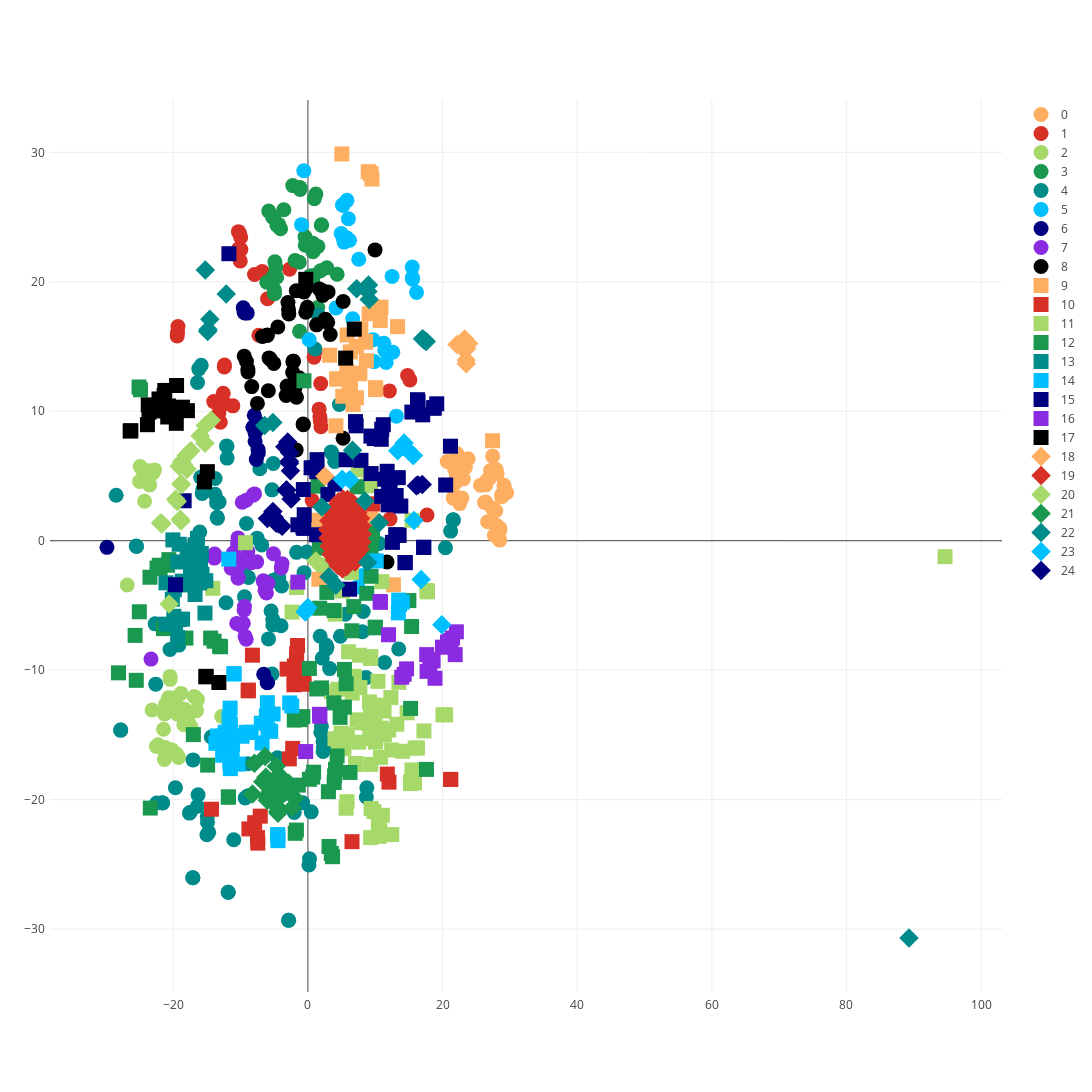

The cell this chart's notebook holds for it:
### Code cell
draw_embeddings(aspects__unique__filtered_df_tsne)

### Figure 1 — Plotly figure (JSON) as saved in the notebook; plotly's stock layout.template omitted (floating-point values rounded to 4 significant figures)
{"data": [{"marker": {"color": "rgb(253,174,97)", "size": 15, "symbol": 0}, "mode": "markers", "name": "0", "text": ["china", "europe", "california", "usa", "uk", "tn", "india", "japan", "asia", "hong kong", "texas", "florida", "nyc", "chicago", "italy", "canada", "france", "mexico", "manhattan", "london", "korea", "seattle", "australia", "england", "germany", "north america", "brazil", "america", "ireland", "ny", "hawaii", "spain", "nj", "los angeles", "atlanta", "houston", "africa", "boston"], "type": "scatter", "uid": "17f77d94-b61d-4a13-ab2a-fb09b8d3dff8", "x": [27.7, 28.76, 23.38, 26.42, 27.14, 20.69, 26.7, 28.52, 28.06, 28.49, 22.1, 23.13, 21.75, 22.08, 29.25, 26.6, 29.52, 25.64, 21.58, 27.44, 28.49, 22.03, 26.97, 27.95, 28.79, 26.23, 27.9, 26.41, 28.1, 22.54, 23.8, 29.13, 22.88, 23.09, 21.8, 21.99, 27.38, 21.8], "y": [0.4344, 3.551, 5.648, 4.312, 5.424, 6.119, 1.467, 0.9615, 1.18, 0.04639, 6.738, 6.187, 3.464, 4.701, 3.941, 4.67, 3.704, 4.291, 3.292, 6.534, 0.7703, 4.934, 4.835, 5.5, 3.405, 2.948, 2.309, 2.988, 5.171, 2.865, 6.334, 4.283, 3.296, 4.772, 5.524, 5.977, 2.52, 4.396]}, {"marker": {"color": "rgb(215,48,39)", "size": 15, "symbol": 0}, "mode": "markers", "name": "1", "text": ["lg", "sd", "panasonic", "walkman", "mb", "sanyo", "zune", "lcd", "sansa", "toshiba", "xm", "canon", "ibm", "rca", "ms", "mmc", "gb", "midi", "thinkpad", "nec", "vga", "wma", "phillips", "philips", "aac", "lenovo", "ram", "sd card", "dell", "sandisk", "hdmi", "compaq", "lg chocolate", "mhz", "gb sd", "wav"], "type": "scatter", "uid": "b5e24607-2dc6-42ba-abb7-499bcc12fb0e", "x": [1.091, -13.23, -6.799, -6.002, -11.15, -2.724, -7.287, -7.934, -12.39, -9.96, 12.1, 1.902, -10.32, -19.3, 12.2, -13.99, -12.39, 1.661, -10.14, 17.69, -19.42, 1.835, 15.15, 14.81, 1.933, -9.985, -12.59, -13.01, -10.05, -12.42, -19.37, -10.28, 0.9071, 0.6368, -12.74, 1.777], "y": [14.63, 9.87, 20.8, 18.69, 10.42, 20.97, 15.87, 20.57, 13.57, 22.49, 11.57, 12.14, 23.88, 16.54, 1.675, 10.75, 10.63, 10.16, 23.71, 1.991, 15.82, 9.264, 12.42, 12.76, 8.808, 23.43, 11.39, 9.151, 21.61, 13.42, 16.08, 22.55, 14.18, 3.105, 10.51, 9.577]}, {"marker": {"color": "rgb(166,217,106)", "size": 15, "symbol": 0}, "mode": "markers", "name": "2", "text": ["volume", "keyboard", "keys", "buttons", "keypad", "power button", "volume control", "controls", "volume buttons", "key", "qwerty", "volume controls", "button", "mouse", "functions", "pad", "key pad", "volume button", "volume adjustment", "sound volume", "power buttons", "function", "earpiece volume", "control buttons", "bluetooth keyboard", "speaker volume", "joystick", "function key", "screen keyboard", "touchpad", "stylus", "function keys", "volume key", "volume setting", "side buttons", "volume control buttons", "wireless keyboard", "function button", "qwerty keyboard"], "type": "scatter", "uid": "5f6c9531-6665-47c9-a8d3-3a3a7ed4c579", "x": [-17.33, -23.72, -21.32, -21.15, -25.01, -20.48, -18.22, -18.85, -19.48, -20.27, -24.92, -18.3, -21.29, -23.16, -22.51, -19.22, -19.52, -19.42, -17.36, -16.55, -20.46, -22.27, -16.89, -20.32, -23.04, -16.39, -26.84, -21.19, -12.81, -23.51, -24.27, -21.37, -18.43, -17.77, -20.69, -19.4, -22.78, -21.45, -24.55], "y": [-13.24, 5.41, -16.91, -12.65, 4.576, -10.48, -13.19, -11.8, -13.17, -16.14, 5.736, -13.02, -13.38, -13.08, -15.9, -16.75, -16.47, -13.39, -14.41, -13.13, -10.71, -15.77, -12.03, -12.16, 5.222, -12.28, -3.427, -15.97, -13.58, 4.314, 3.043, -16.14, -14.22, -13.95, -12.13, -12.78, 5.469, -14.57, 5.448]}, {"marker": {"color": "rgb(26,152,80)", "size": 15, "symbol": 0}, "mode": "markers", "name": "3", "text": ["motorola", "nokia", "verizon", "cingular", "sony", "sim", "sony ericsson", "nextel", "gsm", "tmobile", "ringtones", "slvr", "mms", "tracfone", "motorola razr", "audiovox", "wap", "gprs", "motorolla", "kyocera", "sonyericsson", "sony-ericsson", "cdma", "v60", "ericsson", "alltel", "ringtone", "n95", "sony ericsson t610", "sony ericsson 's", "sony ericcson", "sgh", "6600", "nokia n73", "nokia 6600", "ericson", "motorola h700", "nokia 3650", "imei"], "type": "scatter", "uid": "cc0d7604-066f-4bce-9f1e-48e8e219a039", "x": [0.3478, -4.604, -0.3961, 0.5905, -6.106, -1.241, -5.36, 0.7492, -2.253, -0.4337, 1.995, 2.8, 1.183, 1.486, 0.8748, -1.906, 0.9413, -1.158, 1.884, -1.279, -4.909, -4.956, -1.183, 1.457, -4.634, 0.7541, 2.018, -4.069, -4.974, -5.017, -5.213, 4.337, -5.821, -4.349, -5.256, -4.765, 0.7647, -5.103, -3.58], "y": [20.46, 24.38, 22.83, 22.9, 19.97, 16.17, 19.97, 22.33, 27.43, 23.48, 24.37, 21.08, 26.79, 22.74, 20.49, 21.65, 26.42, 27.13, 20.86, 21.52, 21.55, 19.08, 27.29, 18.02, 20.35, 22.98, 24.4, 24.1, 19.36, 19.16, 20.37, 20.59, 25.46, 24.43, 25.02, 21.14, 19.97, 24.95, 25.57]}, {"marker": {"color": "rgb(0,139,139)", "size": 15, "symbol": 0}, "mode": "markers", "name": "4", "text": ["works", "software", "design", "support", "interface", "signal", "memory", "outlook", "applications", "install", "reception", "tech support", "menu", "program", "operate", "hardware", "built", "construction", "programs", "radio shack", "drive", "setup", "customer support", "installation", "system", "graphics", "specs", "headset works", "verizon wireless", "user interface", "sync", "connectivity", "processor", "signal strength", "menus", "operating system", "product works", "operation", "connection", "layout", "led", "speed", "easy", "memory card", "manual", "new", "hard drive", "connect", "instructions", "functionality", "calendar", "build", "motorola phone tools", "discovery", "i drive", "menu system", "external antenna", "new york", "navigate", "wireless", "lg cu500", "antenna", "technical support", "work", "suite", "driver", "motorola e815", "contacts", "monitor", "phone works", "media player", "documentation", "multipoint technology", "pdf", "update", "boot", "email", "disk", "home", "call center", "service center", "excel", "office", "explorer", "speakerphone works", "dialing works", "mic works", "free", "wifi", "item works", "defender", "settings", "microphone works", "the logitech mobile freedom", "organizer", "application", "usage", "data", "components", "standby", "alarm", "car", "powerpoint", "worked", "alarm clock", "handy", "new york city", "text messaging", "bluetooth works"], "type": "scatter", "uid": "4f85bb1e-f6af-4af1-8659-95fb175587aa", "x": [2.257, -12.17, 0.2345, -5.227, -21.58, -9.322, -12.02, -0.5743, -11.84, -17.1, -4.525, -5.215, -17.48, -2.871, -14.74, -5.855, 0.4866, -2.031, -2.873, -28.49, 2.826, -16.32, -5.476, -17.09, -14.95, -8.895, -1.684, -13.57, -15.85, -21.64, -13.79, -15.94, -12.0, -8.868, -17.61, -14.92, 1.91, -15.01, -15.6, 0.1481, 8.212, -20.49, 8.75, -12.09, -22.61, 21.2, 2.729, -15.72, 4.815, -22.45, 8.092, -0.778, -9.13, 4.667, 2.73, -16.43, -25.45, 21.59, 11.38, -16.22, 1.051, -25.51, -5.011, 2.309, -7.145, 1.815, 1.532, -8.832, -14.36, -9.582, -5.332, -4.001, -0.1568, 3.974, 20.43, 3.227, -6.861, 2.129, 8.613, -4.335, -5.228, 3.464, -3.911, -5.149, -13.19, -9.423, -13.45, 13.49, -16.4, 2.007, 10.59, -17.06, -13.48, -5.34, 5.534, -11.84, -19.16, -19.68, -11.02, -22.69, -27.82, -16.07, 3.56, 2.255, -27.81, 8.676, 21.59, -7.546, -13.8], "y": [-15.49, -4.794, -24.57, -6.072, -20.27, -19.88, 7.286, -2.467, -27.15, -26.04, -16.77, -6.512, -20.98, -29.32, -22.53, -7.586, -20.95, -21.0, -29.32, 3.507, -8.237, -19.63, -5.43, -26.04, -21.32, -17.24, -0.9006, 2.937, 13.55, -20.24, 4.801, 4.894, 6.383, -19.69, -21.04, -21.76, -14.8, -22.72, 3.993, -25.05, -5.474, -8.401, -19.08, 7.323, -11.08, 0.7407, -8.363, 3.656, -7.383, -20.26, -7.039, -20.25, 1.332, 10.53, -8.083, -20.52, -0.4409, 1.612, -9.405, 13.28, 14.81, -0.4133, -6.36, -15.95, 5.558, -7.378, 17.44, -2.834, -15.16, -2.143, -10.3, -6.567, -0.8736, 6.129, -0.548, -9.88, -0.3353, -9.068, -10.58, -2.841, -3.079, 6.86, -3.5, 5.966, 2.988, -4.337, 1.731, -8.366, 12.22, -14.34, -0.2153, -16.93, 1.808, 3.931, -5.686, -27.16, -8.066, -19.09, -23.11, -6.422, -14.63, 0.6742, 6.735, -16.28, -14.63, -19.8, 1.601, 0.1959, 3.584]}, {"marker": {"color": "rgb(0,191,255)", "size": 15, "symbol": 0}, "mode": "markers", "name": "5", "text": ["treo", "pda", "att", "a2dp", "nokias", "tpu", "motorolas", "otterbox", "dlo", "ipaq", "scosche", "activesync", "vzw", "startac", "treo 700w", "700p", "seidio", "treo 700p", "treos", "isync", "wirefly", "razrs", "atrix", "zagg", "tdma", "700w", "axim", "eten", "t28"], "type": "scatter", "uid": "4bb3e6a6-792a-482c-9b8d-3a9f6c1fdddd", "x": [4.938, 5.118, 0.1824, 6.647, 15.56, 12.61, 15.5, 11.41, 9.826, 5.22, 9.657, 6.011, -0.9466, 12.5, 5.693, 5.368, 11.28, 5.254, 16.14, 7.546, 13.14, 15.5, 4.174, 11.62, -0.6096, 6.183, 5.8, 8.113, 7.396], "y": [23.73, 25.93, 15.53, 17.15, 20.2, 14.56, 20.33, 14.73, 13.84, 25.92, 15.53, 24.87, 24.42, 20.41, 23.41, 23.07, 15.26, 23.37, 19.18, 21.75, 9.624, 21.15, 17.97, 13.76, 28.58, 23.21, 26.29, -2.686, -3.57]}, {"marker": {"color": "rgb(0,0,128)", "size": 15, "symbol": 0}, "mode": "markers", "name": "6", "text": ["windows", "microsoft", "xp", "windows mobile", "vista", "games", "blackjack", "gaming", "windows xp", "psp", "windows 7", "windows vista", "xbox", "nintendo", "ps3", "windows up", "video games"], "type": "scatter", "uid": "0ce594c7-1c2a-492b-9a57-9c4b0ceb68bc", "x": [-7.851, -7.969, -7.653, -7.672, -8.184, -6.058, -29.85, -6.572, -7.621, -9.012, -7.415, -7.858, -9.472, -9.613, -9.389, -7.369, -6.016], "y": [7.684, 9.694, 9.227, 6.272, 8.761, -10.95, -0.5139, -10.32, 8.534, 17.58, 7.033, 8.318, 17.65, 18.0, 17.6, 6.785, -10.97]}, {"marker": {"color": "rgb(138,43,226)", "size": 15, "symbol": 0}, "mode": "markers", "name": "7", "text": ["phone", "service", "customer service", "cell", "phone case", "dialing", "virgin mobile", "calls", "voice", "cell phone", "virgin", "voice dial", "voice dialing", "phone charger", "call", "smartphone", "voice command", "phone quality", "mobile", "customer service rep", "service plan", "speaker phone", "mute", "phone service", "activated dialing", "quality phone", "service providers", "phone battery", "cell service", "dial", "cingular service", "phone features", "caller"], "type": "scatter", "uid": "b39c4865-ffad-4312-8415-6ce147ffcd6f", "x": [-11.09, -6.556, -6.371, -10.39, -10.29, -9.48, -8.141, -3.849, -9.338, -10.45, -7.939, -9.932, -9.594, -13.85, -3.962, -9.76, -9.166, -10.37, -9.171, -6.164, -5.937, -11.4, -23.31, -8.411, -9.424, -10.37, -6.636, -13.9, -8.922, -10.58, -7.613, -10.33, -5.113], "y": [-0.9524, -3.195, -3.835, 0.2184, -1.507, -5.357, 3.52, -1.772, -7.388, -0.2304, 3.616, -6.55, -6.371, -1.022, -2.101, 2.975, -7.616, -2.885, 3.12, -4.042, -3.3, -2.123, -9.148, -1.698, -5.08, -2.884, -3.093, -1.343, -0.8398, -6.39, -1.631, -1.981, -1.007]}, {"marker": {"color": "rgb(0,0,0)", "size": 15, "symbol": 0}, "mode": "markers", "name": "8", "text": ["samsung", "blackberry", "sprint", "iphone", "apple", "ipod", "mac", "oem", "kindle", "htc", "moto", "pearl", "blackberry pearl", "android", "droid", "razor", "ipods", "kindle fire", "katana", "macbook", "blackberry curve", "v3", "nexus", "ipad", "galaxy", "motorola razr v3", "pandora", "nero", "razr v3", "cd", "samsung galaxy", "motorola droid", "iphones", "macbook pro", "motorola razor", "blackberry 8830", "prada", "blackberries", "blackberry storm", "pro", "oem motorola", "blackberry 7100", "the razr v3", "blackberry 8700", "powerbook", "messenger", "blackberrys"], "type": "scatter", "uid": "ae66a625-33a0-4c28-b85c-9c1e032ce09d", "x": [-2.969, -2.273, 1.281, -6.057, -3.1, -6.767, -8.347, -0.3201, -0.7133, -1.731, 9.971, -1.7, -1.925, -4.469, -0.6069, 2.939, -5.775, -0.6844, 3.314, -9.133, -1.335, 2.993, 5.234, -6.043, -2.838, 1.7, 5.221, -7.503, 2.235, -5.885, -2.883, -0.2515, -5.558, -8.924, 2.584, -2.229, 11.75, -3.238, -1.844, -8.898, -0.1077, -2.162, 2.196, -2.172, -9.461, -1.749, -5.069], "y": [18.4, 13.01, 16.68, 15.89, 11.95, 15.78, 11.9, 17.65, 9.019, 19.31, 22.47, 11.08, 11.82, 16.52, 19.21, 16.87, 14.12, 8.967, 15.93, 13.85, 12.58, 19.22, 18.48, 15.85, 17.52, 19.45, 7.913, 10.61, 19.29, 11.58, 17.87, 19.51, 14.01, 13.26, 17.12, 13.81, -1.642, 11.22, 12.41, 13.03, 18.04, 13.86, 18.95, 13.87, 14.26, 7.017, 13.7]}, {"marker": {"color": "rgb(253,174,97)", "size": 15, "symbol": 1}, "mode": "markers", "name": "9", "text": ["jabra", "plantronics", "jawbone", "logitech", "gps", "garmin", "siemens", "voyager", "bose", "parrot", "voyager 510", "cyberpower", "sennheiser", "plantronics discovery", "stowaway", "uniden", "speck", "kensington", "garmin nuvi", "plantronics voyager", "vtech", "tomtom", "plantronics voyager 510", "borg", "sena", "the jabra bt500", "firefly", "jabra bt250v", "the jabra bt250v", "the plantronics voyager 510", "jabra jx10", "targus", "coby", "dect", "iogear", "jabra jx-10", "jabra bt250", "energizer", "duracell"], "type": "scatter", "uid": "e6f8df84-fcf2-4160-8861-0ee4973e41e8", "x": [7.861, 5.783, 13.32, 5.808, 8.961, 9.296, 3.229, 7.213, 6.297, 12.7, 6.714, 10.84, 7.185, 5.175, 1.504, 7.664, 4.158, 27.43, 9.392, 6.274, 8.673, 9.507, 6.319, 9.341, 1.638, 4.285, 5.041, 8.56, 4.285, 6.115, 8.558, 9.098, 10.74, 7.721, 10.74, 8.558, 8.558, 10.07, 10.05], "y": [16.37, 13.03, 16.54, 15.89, 28.51, 28.34, 14.33, 11.04, 14.59, -3.405, 10.53, 18.03, 15.01, 11.16, 1.576, 12.95, 8.88, 7.723, 28.34, 12.2, 13.91, 27.94, 11.59, 1.709, -2.977, 12.5, 29.88, 15.37, 12.5, 11.29, 15.37, 17.53, 17.02, 12.89, 18.03, 15.37, 15.37, 11.68, 11.82]}, {"marker": {"color": "rgb(215,48,39)", "size": 15, "symbol": 1}, "mode": "markers", "name": "10", "text": ["sound", "performance", "ear piece", "ear", "ear pieces", "ear hook", "bass", "background noise", "performs", "music", "ear design", "clarity", "ear loop", "opera", "ear bud", "size ear", "noise canceling", "track", "echo", "buds", "sound clarity", "loud", "ear speaker", "hear", "odor", "ear buds", "smell", "sound system", "ear clip"], "type": "scatter", "uid": "3aefc36f-bc16-4b77-a1cf-eae8b692bd3b", "x": [-7.913, -2.765, -0.9105, -2.016, -0.628, -1.881, -8.767, -8.864, -2.265, -7.084, -1.196, -7.448, -2.021, 9.65, -1.699, -0.5693, -8.855, 6.547, -8.24, -1.543, -7.485, 12.04, -3.091, 11.8, 21.21, -1.67, 21.2, -14.32, -2.086], "y": [-21.78, -16.85, -10.39, -9.676, -10.24, -10.41, -22.27, -11.6, -16.05, -21.28, -11.04, -23.36, -10.48, 2.849, -9.002, -11.09, -11.54, -23.25, -8.845, -8.097, -22.94, -18.65, -9.92, -18.03, -18.44, -8.723, -18.44, -20.74, -11.13]}, {"marker": {"color": "rgb(166,217,106)", "size": 15, "symbol": 1}, "mode": "markers", "name": "11", "text": ["use", "case", "us", "set up", "never", "time", "aim", "u.s.", "lot", "hard case", "imo", "cover", "stand", "runs", "highly", "big", "carry", "wow", "way", "fyi", "the", "horrible", "target", "kudos", "extremely", "look", "only", "bad", "ever", "case works", "need", "case looks", "kinda", "ca", "can", "problem", "best", "awful", "set", "excellent", "terrible", "real", "holds", "form factor", "clear", "word", "does", "imho", "n't", "j.d.", "effect", "super", "worst", "very", "off", "bargain cell", "on", "accessory one", "lesson", "go", "broke", "looks", "coverage", "asap", "xmas", "better", "proved", "luck", "sucks", "nice", "of", "neat", "alas", "the dry pak", "disappointed", "always", "enjoy", "wife", "states", "forever"], "type": "scatter", "uid": "056fccaf-ca41-494d-9cc8-96db50f1e70c", "x": [7.304, 4.551, 9.146, 6.898, 11.16, 10.39, 20.05, 15.47, 10.77, 4.925, 17.76, -2.36, 6.585, -14.13, 10.61, 14.74, 4.461, 17.23, 9.722, 9.305, 9.257, 15.26, 20.45, 2.326, 10.68, 7.083, 9.01, 15.45, 11.35, 4.018, 8.079, 5.348, 15.93, 10.04, 8.112, 7.544, 13.52, 15.25, 6.885, 9.315, 15.32, 12.32, 6.036, 5.81, 5.855, 10.4, 9.208, 17.67, 10.08, 7.483, 5.669, 11.06, 15.84, 10.47, 7.725, -9.281, 7.631, 3.496, 6.454, 9.295, 9.34, 7.106, -1.674, 8.801, 94.64, 9.964, 12.46, 14.05, 16.27, 9.813, 9.334, 9.384, 5.138, 4.032, 12.44, 10.86, 11.3, 13.2, 10.98, 11.99], "y": [-13.84, -15.77, -12.45, -10.65, -15.0, -12.71, -13.45, 1.576, -16.74, -14.87, -3.951, -5.513, -11.78, -3.68, -22.84, -13.3, -11.48, -14.7, -13.51, 4.412, -9.099, -18.77, -13.45, -1.884, -22.4, -17.29, -14.14, -17.71, -14.97, -15.3, -14.06, -16.08, -16.03, -15.56, -14.03, -15.57, -10.94, -18.62, -10.48, -22.94, -18.72, -12.12, -8.579, -20.16, -15.0, -10.86, -15.29, -3.849, -15.33, 5.486, -20.67, -21.21, -18.71, -22.04, -11.34, -0.1543, -8.847, -11.67, -2.465, -12.96, -17.28, -17.21, -3.62, 4.244, -1.232, -14.06, -22.71, -16.27, -16.01, -20.93, -8.954, -20.69, -3.888, -5.671, -16.17, -14.48, -13.16, -14.18, -3.159, -14.64]}, {"marker": {"color": "rgb(26,152,80)", "size": 15, "symbol": 1}, "mode": "markers", "name": "12", "text": ["features", "size", "cord", "weight", "edges", "casing", "retractable cord", "leather case", "velcro", "hinge", "case fits", "junk", "leather", "scrubs", "rim", "fit", "body glove", "switch", "pieces", "feature", "charging cord", "wear", "reliability", "charger cord", "curve", "storage", "small size", "portability", "pouch", "ups", "mm", "push", "style", "solid", "styling", "pair", "quality leather", "dash", "coiled cord", "visor", "mm jack", "turk", "bulky", "holster", "sleek", "retractable", "fitting", "hook up", "appearance", "durability", "flip", "skip", "kickstand", "stick", "wire", "otter box", "hard plastic", "turkey", "bucket boss", "fits", "adjustment", "monster", "retractable feature", "staples", "pin", "bumper", "hook", "capacity"], "type": "scatter", "uid": "d169d2d1-0fc1-4144-99c3-1e20ea5cb4bb", "x": [-12.98, -11.82, -22.08, 1.317, 15.4, 10.0, -21.96, 0.8458, -2.029, 10.01, 4.333, 17.61, 0.7058, 9.387, 15.0, 3.961, 2.015, -21.46, 0.2202, -13.13, -20.87, 3.043, -1.89, -20.66, -0.589, -14.9, -11.81, -23.42, -1.136, 6.811, -25.09, -25.5, 3.133, -1.435, 3.469, 5.423, 0.2246, 1.504, -22.42, 1.752, -24.87, 7.308, 3.854, -0.7598, 3.655, -14.45, 3.897, 5.676, 6.248, -1.707, -28.14, 8.735, 9.592, 5.415, -23.47, 1.697, 4.777, 3.883, 6.52, 4.092, -17.02, 15.25, -13.95, 9.377, -25.67, 2.811, -25.05, -18.12], "y": [-8.194, -19.82, -1.896, -11.45, -6.627, -6.729, -2.166, -17.88, -13.86, -6.678, -16.63, -17.67, -18.26, -0.5783, -4.624, -18.16, -11.37, -6.792, -9.868, -8.15, -1.894, -19.39, -22.6, -1.461, 12.36, -17.34, -19.79, -20.65, -13.82, -5.091, 11.88, -10.79, -23.62, -18.88, -24.17, -9.945, -18.43, 4.215, -2.113, -5.215, 11.66, 4.158, -12.53, -13.59, -24.41, -7.521, -18.69, -11.05, -17.9, -22.36, -10.21, -4.066, 0.5786, -12.86, -2.822, -0.5802, -13.65, -5.39, -6.957, -17.66, -14.98, -12.96, -7.763, -2.747, -7.316, -3.995, -5.49, -7.524]}, {"marker": {"color": "rgb(0,139,139)", "size": 15, "symbol": 1}, "mode": "markers", "name": "13", "text": ["battery", "charger", "battery life", "power", "plug", "extended battery", "car charger", "charger works", "power supply", "power cord", "battery charger", "battery power", "battery works", "power adapter", "battery runs", "batteries", "extended life battery", "lithium", "power charger", "power switch", "charger plug", "charge", "travel charger", "charging", "quality charger", "power usage", "power plug", "power source", "battery cover", "supply"], "type": "scatter", "uid": "0b4cda5b-3a84-4b6b-a209-5cb30a2f337b", "x": [-17.42, -17.95, -16.24, -19.92, -20.06, -16.16, -16.41, -16.12, -19.12, -21.09, -17.65, -17.99, -15.96, -19.85, -15.17, -17.42, -16.07, -16.76, -18.68, -21.05, -19.13, -15.3, -16.78, -19.34, -15.84, -19.35, -20.15, -19.66, -15.74, -18.62], "y": [-2.132, -0.7043, -3.024, -5.839, 0.06102, -3.191, 0.1828, -1.323, -6.096, -3.256, -1.539, -3.416, -2.136, -3.799, -3.088, -2.489, -3.262, -4.157, -3.123, -6.446, -0.2729, -5.59, -0.3135, -1.642, -0.9854, -7.479, -4.521, -6.49, -2.599, -6.056]}, {"marker": {"color": "rgb(0,191,255)", "size": 15, "symbol": 1}, "mode": "markers", "name": "14", "text": ["screen", "camera", "display", "color", "pictures", "video", "resolution", "color screen", "belt clip", "video camera", "touch screen", "screen protector", "blue", "external display", "picture", "color display", "blue tooth", "clip", "external screen", "blue ant", "outside screen", "screen resolution", "lights", "screen size", "photo", "camera phone", "brightness", "digital", "display screen", "camera works", "black", "cam", "touch", "outside display", "camera resolution", "main screen", "resolution screen", "built in camera", "tungsten", "light"], "type": "scatter", "uid": "6778b92a-047f-4fc1-a1b1-2bc19a493e62", "x": [-11.47, -6.927, -12.67, -11.52, -4.475, -6.025, -9.129, -11.26, -2.404, -6.178, -11.72, -11.53, 13.62, -13.67, -4.496, -11.61, 14.01, -2.705, -13.43, 13.48, -12.39, -9.814, -10.98, -11.19, -4.455, -11.76, -10.37, -6.815, -12.0, -5.937, 13.43, -5.171, -11.56, -12.78, -8.445, -12.3, -9.814, -5.531, 10.15, -10.98], "y": [-14.73, -14.1, -16.58, -17.61, -22.81, -12.51, -14.81, -16.78, -12.76, -13.55, -13.68, -14.15, -4.929, -15.65, -22.7, -17.12, -4.748, -12.53, -15.08, -4.59, -15.03, -15.09, -10.27, -15.73, -23.17, -1.422, -17.26, -15.63, -15.82, -14.61, -5.575, -13.39, -12.93, -15.67, -14.79, -14.8, -15.09, -14.73, -1.56, -10.29]}, {"marker": {"color": "rgb(0,0,128)", "size": 15, "symbol": 1}, "mode": "markers", "name": "15", "text": ["palm", "ac", "bt", "os", "hp", "tw", "aaa", "sidekick", "dc", "don", "tl", "tq", "aa", "sf", "wilson", "650", "wi-fi", "wal-mart", "palm tx", "palm centro", "im", "sf planet", "cons", "caller id", "ii", "john", "palm os", "at & t", "sidekick ii", "ir port", "jd", "centro", "cox", "ty", "cingular/at & t", "joe", "la", "li", "wilson electronics", "ir", "aux", "n-gage", "the palm os", "t-mobile", "510", "jimi", "te", "elliot", "mike", "tom tom", "id", "wi-ex", "the sidekick ii", "ge"], "type": "scatter", "uid": "bcf2bd15-8eb0-4856-967d-fe50ae338338", "x": [10.89, -19.67, 12.55, 9.355, -11.74, 6.191, 17.21, 0.4704, 20.46, -0.5529, 5.682, 9.386, 17.19, 14.46, 16.37, 7.162, 11.98, 13.42, 21.18, 10.96, 13.55, 14.42, 4.004, 13.03, 1.354, 18.71, 9.89, -0.6221, 1.101, -18.39, 7.878, 11.2, 15.44, 10.95, -0.7404, 18.71, 13.8, 11.41, 16.28, -0.684, 2.968, 11.92, 9.857, -1.492, 7.062, 1.294, 13.11, 17.05, 18.73, 19.13, 13.31, 12.2, 1.306, 11.77], "y": [7.835, -3.403, -0.1284, 8.083, 22.17, -3.748, -0.5101, 5.634, 4.304, 2.006, 6.255, 5.188, -0.511, -1.696, 10.74, 8.875, 4.108, 4.873, 7.301, 8.614, 0.4128, -1.688, 4.372, 0.4613, 6.264, 10.25, 7.989, 0.9487, 5.646, 3.088, 6.208, 8.962, 9.937, 3.427, 1.038, 10.24, 2.679, 4.746, 10.9, 3.953, 3.565, 2.771, 7.891, 1.231, 9.203, 0.4608, 3.495, 9.724, 10.28, 10.58, 0.4466, 3.79, 5.329, 5.365]}, {"marker": {"color": "rgb(138,43,226)", "size": 15, "symbol": 1}, "mode": "markers", "name": "16", "text": ["price", "shipping", "range", "priced", "buy", "value", "price range", "seller", "price tag", "item", "shipped", "delivery", "shipping cost", "cost", "best buy", "items", "buyer beware", "return shipping", "retail packaged", "bought", "consumer reports", "brand", "shipping charge"], "type": "scatter", "uid": "c4cbf397-21bc-4000-8a97-b2af1676fca0", "x": [18.5, 21.48, 17.7, 17.64, 14.29, 18.88, 18.11, 10.77, 18.6, 1.779, 22.05, 21.88, 20.74, 19.99, 13.93, 1.725, 10.72, 21.26, 11.98, 14.65, -1.498, -0.3333, 21.07], "y": [-9.187, -7.518, -10.09, -8.798, -10.32, -10.63, -9.683, -4.763, -9.283, -13.57, -7.039, -8.803, -7.833, -8.228, -10.55, -13.41, -4.695, -7.711, -7.265, -9.903, -3.201, -16.29, -7.748]}, {"marker": {"color": "rgb(0,0,0)", "size": 15, "symbol": 1}, "mode": "markers", "name": "17", "text": ["bluetooth", "headphones", "headset", "mic", "audio", "microphone", "speaker", "speakers", "earbuds", "headphone jack", "earpiece", "jack", "motorola bluetooth", "speakerphone", "stereo", "bluetooth connection", "headset jack", "bluetooth headphones", "bluetooth headset", "jabra bluetooth", "handsfree", "bluetooth headsets", "headphone", "audio jack", "bluetooth signal", "plantronics bluetooth"], "type": "scatter", "uid": "b686af57-d54a-491f-81da-f32e051fadfd", "x": [-19.55, -21.37, -20.83, -26.41, -13.23, -26.3, -15.15, -15.13, -21.26, -23.02, -19.51, -23.72, -0.3165, -17.9, -23.84, -15.36, -22.65, -20.7, -20.2, 6.886, -18.65, -19.97, -22.12, -23.61, -14.94, 5.603], "y": [9.068, 11.23, 9.557, 8.477, -10.96, 8.496, -10.52, -10.48, 11.61, 10.33, 11.99, 10.49, 20.2, 10.05, 8.964, 4.548, 10.03, 10.41, 9.676, 16.34, 10.32, 9.881, 10.95, 9.929, 5.335, 14.11]}, {"marker": {"color": "rgb(253,174,97)", "size": 15, "symbol": 2}, "mode": "markers", "name": "18", "text": ["honda", "bmw", "toyota", "ford", "jeep", "lexus", "accord", "acura", "prius"], "type": "scatter", "uid": "e17a3ca1-524f-49e0-8bc6-0d947c00e7d7", "x": [23.58, 23.88, 23.26, 23.51, 23.52, 23.14, 2.523, 23.3, 22.15], "y": [14.86, 15.24, 14.72, 13.96, 13.68, 15.48, 4.983, 15.59, 15.15]}, {"marker": {"color": "rgb(215,48,39)", "size": 15, "symbol": 2}, "mode": "markers", "name": "19", "text": ["at&t", "blueant", "boxwave", "krzr", "krusell", "hs850", "bargaincell", "bt500", "cellet", "w810i", "pebl", "hs820", "aliph", "quietspot", "ht820", "wep200", "eforcity", "t68i", "minikit", "motorokr", "mx150", "accessoryone", "t@\u0001\u0000\u0000i", "lenmar", "yx510", "palmone", "plantronic", "hotsync", "tekkeon", "jabras", "t509", "e105", "supraplus", "webtreo", "connevity", "encorepro", "bt250v", "krussel", "datapilot", "i730", "mpx220", "bt250", "6126", "s&h", "versamail", "dc800", "v3xx", "bitpim", "styra", "eargel", "widcomm", "voq", "vi660", "tzones", "rizr", "k790a", "hs810", "vx6100", "motoq", "anycom", "bt8010", "eargels", "earboom", "v60i"], "type": "scatter", "uid": "da65196b-8767-4a84-95a6-90a29de3ff2a", "x": [6.745, 5.503, 7.085, 3.943, 5.242, 4.726, 6.306, 4.961, 6.501, 7.472, 3.722, 5.208, 6.12, 6.694, 5.886, 5.052, 4.698, 5.158, 6.358, 3.424, 3.982, 4.43, 6.624, 7.097, 3.517, 7.411, 4.455, 4.433, 7.265, 7.782, 5.978, 3.107, 3.72, 5.071, 5.146, 4.645, 3.16, 6.034, 5.639, 7.143, 7.332, 7.819, 4.496, 6.335, 4.532, 5.63, 5.343, 6.694, 5.744, 5.846, 4.463, 5.362, 8.004, 3.831, 6.004, 8.019, 3.941, 8.078, 5.6, 2.967, 2.935, 6.992, 6.427, 4.022], "y": [-0.9175, 1.805, 2.658, -0.07097, 2.502, 2.214, 1.162, -1.418, 2.994, -1.217, 0.4142, 3.209, -0.8845, 1.708, 3.19, 0.8838, -0.3318, -0.754, -0.3313, -1.038, -0.6252, 1.779, 0.2358, -0.3906, 2.207, 2.186, 1.17, 0.6431, 0.1783, -0.6435, 0.6569, 1.537, 0.9732, 1.512, -2.178, 0.1877, -0.4012, 0.1241, -0.4966, 1.385, 0.7798, 1.728, -0.9749, -1.57, 3.006, -1.296, -0.0307, 0.7956, -1.985, 2.385, -1.918, 0.4206, -0.09014, 1.611, 1.633, 1.141, -1.519, 0.5162, 1.071, 0.2004, 0.8732, -1.646, 2.257, 2.603]}, {"marker": {"color": "rgb(166,217,106)", "size": 15, "symbol": 2}, "mode": "markers", "name": "20", "text": ["usb", "usb port", "ports", "usb ports", "adapter", "charging port", "adaptor", "port", "multi", "adapters", "flash", "micro usb", "usb cord", "usb 2.0", "micro sd", "usb charger", "usb plug", "micro", "charger port", "power port", "usb cable"], "type": "scatter", "uid": "4c06e304-2bbd-4aa1-b0f3-1eef9139e12c", "x": [-18.1, -18.78, -19.64, -18.85, -21.72, -18.95, -21.69, -19.42, 1.174, -21.89, -15.29, -16.01, -19.12, -17.41, -14.38, -17.94, -18.48, -15.25, -18.85, -20.63, -18.77], "y": [6.586, 4.349, 3.205, 4.402, 1.325, 1.654, 1.304, 3.035, -1.577, 1.361, 7.521, 8.104, 5.76, 6.952, 9.312, 5.53, 5.862, 8.896, 1.525, -4.893, 6.107]}, {"marker": {"color": "rgb(26,152,80)", "size": 15, "symbol": 2}, "mode": "markers", "name": "21", "text": ["sound quality", "quality", "voice quality", "audio quality", "call quality", "build quality", "picture quality", "quality sound", "quality case", "camera quality", "quality product", "speaker quality", "quality control", "video quality", "reception quality", "quality pictures", "signal quality", "screen quality", "mic quality", "photo quality", "sounds quality", "quality construction"], "type": "scatter", "uid": "a823918d-92ea-464a-b010-62f89d0d8288", "x": [-6.119, -3.903, -5.576, -6.066, -3.901, -1.94, -4.517, -6.118, -2.837, -6.369, -3.327, -6.245, -4.528, -5.199, -4.707, -4.485, -8.236, -7.942, -6.698, -4.449, -6.033, -2.328], "y": [-19.77, -19.66, -19.36, -18.71, -18.3, -19.9, -20.6, -19.77, -18.73, -16.67, -19.42, -18.27, -19.13, -18.56, -17.42, -20.92, -19.56, -17.19, -18.62, -21.05, -20.05, -20.62]}, {"marker": {"color": "rgb(0,139,139)", "size": 15, "symbol": 2}, "mode": "markers", "name": "22", "text": ["mda", "scala", "belkin", "java", "ui", "cardo", "dsp", "voip", "vonage", "vm", "xlink", "linux", "mpt", "wep", "linksys", "rma", "pim", "cs", "cisco", "cardo scala", "dsl", "qa"], "type": "scatter", "uid": "d0fae77d-e06c-47f6-8198-964a7be8cc43", "x": [-12.13, 17.58, 9.099, -5.21, 6.63, 17.02, 89.29, -14.83, -14.57, -15.24, 8.465, -6.43, 8.86, 7.235, 8.917, 3.12, 4.147, 10.61, 8.993, 17.3, -14.89, 2.059], "y": [19.05, 15.39, 18.63, 9.139, 6.993, 15.6, -30.7, 16.31, 17.1, 20.91, 3.069, 8.893, -1.692, 19.47, 19.26, -2.782, -3.434, 1.387, 19.75, 15.5, 16.16, 2.609]}, {"marker": {"color": "rgb(0,191,255)", "size": 15, "symbol": 2}, "mode": "markers", "name": "23", "text": ["warranty", "rebate", "walmart", "usps", "costco", "bestbuy", "kwh", "radioshack", "compusa", "moshi", "ymmv", "warrenty", "extended warranty"], "type": "scatter", "uid": "3d189c5f-41d5-4135-801e-724135dbcdb5", "x": [-0.3709, 19.89, 15.56, 15.75, 15.68, 14.36, 5.088, 13.33, 14.29, 6.202, 16.82, -0.01267, -0.409], "y": [-5.485, -6.5, 6.615, 1.56, 6.585, 7.23, 4.747, 6.946, 7.553, 4.706, -2.994, -5.169, -5.48]}, {"marker": {"color": "rgb(0,0,128)", "size": 15, "symbol": 2}, "mode": "markers", "name": "24", "text": ["amazon", "skype", "amazon.com", "ebay", "browser", "google", "web browser", "aol", "yahoo", "web", "msn", "web browsing", "youtube", "gmail", "browsing", "internet", "icq", "google maps", "internet browser"], "type": "scatter", "uid": "b4765538-6b2a-41d8-a2ce-b3b8e69fa927", "x": [16.35, -3.436, 16.11, 16.98, -5.202, -3.157, -5.015, -2.756, -2.74, -4.709, -2.713, -4.327, -2.49, -2.594, -3.836, -6.024, -2.996, -3.228, -5.496], "y": [4.305, 7.266, 4.24, 4.337, 2.262, 3.91, 1.808, 6.138, 5.983, 1.354, 6.799, 1.296, 3.221, 5.411, 1.122, 1.711, 7.633, 3.903, 1.888]}], "layout": {"autosize": false, "height": 1500, "margin": {"b": 100, "l": 50, "pad": 4, "r": 50, "t": 100}, "width": 1500}}
